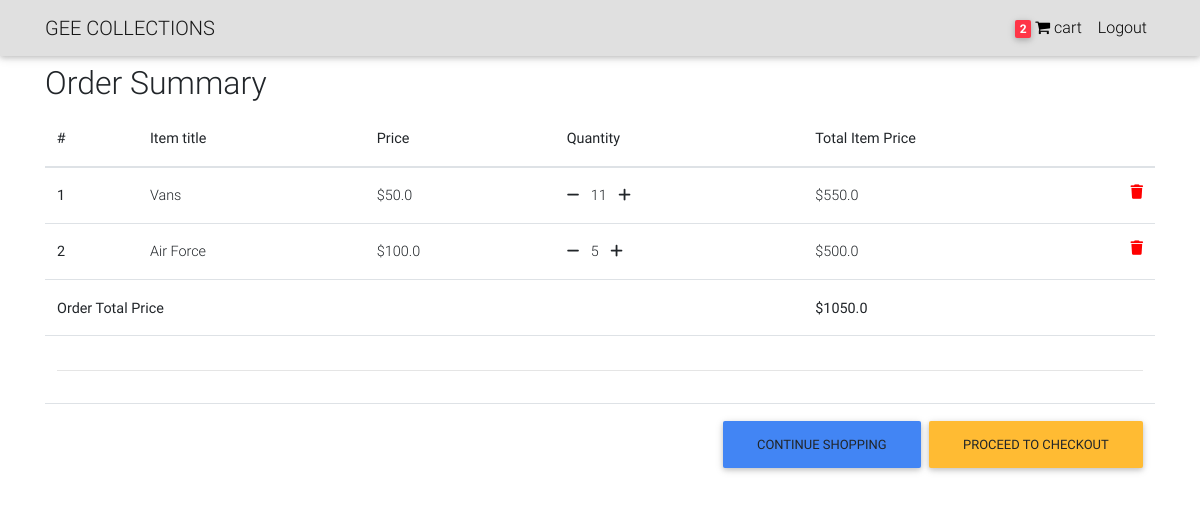
Page /order-summary/ (signed in) on the committed database.
### items/models.py (models this page shows, shortened)
class Order(models.Model):
     user = models.ForeignKey(User,on_delete=models.CASCADE)
     ref_code = models.CharField(max_length=20,blank=True,null=True)
     items = models.ManyToManyField(OrderItem)
     start_date = models.DateTimeField(auto_now_add=True)
     ordered_date = models.DateTimeField()
     ordered = models.BooleanField(default=False)
     shipping_address = models.ForeignKey('Address',related_name='shipping_address', on_delete=models.SET_NULL,blank=True,null=True)
     billing_address = models.ForeignKey('Address',related_name='billing_address', on_delete=models.SET_NULL,blank=True,null=True)
     payment = models.ForeignKey('Payment',on_delete=models.SET_NULL,blank=True,null=True)
     coupon = models.ForeignKey('Coupon',on_delete=models.SET_NULL,blank=True,null=True)
     being_delivered = models.BooleanField(default=False)
     received = models.BooleanField(default=False)
     refund_requested = models.BooleanField(default=False)
     refund_granted=models.BooleanField(default=False)
     def get_total(self):
         total = 0
         for order_item in self.items.all():
             total  += order_item.get_final_price()
         return total

class OrderItem(models.Model):
    user= models.ForeignKey(User, on_delete=models.CASCADE)
    ordered = models.BooleanField(default=False)
    item= models.ForeignKey(Item, on_delete=models.CASCADE)
    quantity=models.IntegerField(default=1)
    def get_total_item_price(self):
        return self.quantity * self.item.price
    def get_total_discount_price(self):
        return self.quantity * self.item.discount_price
    def get_final_price(self):
        if self.item.discount_price:
            return self.get_total_discount_price()
        return self.get_total_item_price()

class Item(models.Model):
    title=models.CharField(max_length=100)
    price=models.FloatField()
    discount_price=models.FloatField(blank=True,null=True)
    category=models.CharField(choices=CATEGORY_CHOICES,max_length=2)
    label = models.CharField(choices=LABEL_CHOICES,max_length=1)
    slug=models.SlugField(default='',unique=True)
    description=models.TextField()
    image = models.ImageField()

### items/views.py (the view)
# urls.py: path('order-summary/', OrderSummaryView.as_view(),name="order-summary"),
class OrderSummaryView(LoginRequiredMixin,View):
	def get(self,*args,**kwargs):
		try:
			order = Order.objects.get(user=self.request.user, ordered=False)
			context = {
				'object':order
			}
			return render(self.request,'items/order_summary.html',context)
		except ObjectDoesNotExist:
			messages.warning(self.request, "You do not have an active order")
			return redirect("/")

### items/templatetags/cart_template_tags.py (called while the page is built)
@register.filter
def cart_item_count(user):
	if user.is_authenticated:
		qs = Order.objects.filter(user=user, ordered=False)
		if qs.exists():
			return qs[0].items.count()
	return 0

### items/templates/items/order_summary.html (shortened to what this page needs)
{% extends 'items/base.html'%}
{%block content%}
<main>
	<div class="container">
		<div class="table-responsive text-nowrap">
			<h2>Order Summary</h2>
			<table class="table">
				<thead>
					<tr>
						<th scope="col">#</th>
						<th scope="col">Item title</th>
						<th scope="col">Price</th>
						<th scope="col">Quantity</th>
						<th scope="col">Total Item Price</th>
					</tr>
				</thead>
				<tbody>
					{% for order_item in object.items.all %}
					<tr>
						<th scope="row">{{ forloop.counter }}</th>
						<td>{{ order_item.item.title }}</td>
						{% if order_item.item.discount_price %}
						<td>${{ order_item.item.discount_price }}</td>
						{% else %}
						<td>${{ order_item.item.price }}</td>
						{% endif %}
						<td>
							<a href="{% url 'remove-one-from-cart' order_item.item.slug %}"><i class="fas fa-minus mr-2"></i></a>
							{{ order_item.quantity }}
							<a href="{% url 'add-to-cart' order_item.item.slug %}"><i class="fas fa-plus ml-2"></i></a>
						</td>
						<td>
						{% if order_item.item.discount_price %}
						${{ order_item.get_total_discount_price }}
						{% else %}
						${{ order_item.get_total_item_price }}
						{% endif %}
						<a href="{% url 'remove-from-cart' order_item.item.slug %}" style="color:red;">
							<i class="fas fa-trash float-right"></i>
						</a>
						</td>
					</tr>
					{%empty%}
					<tr>
						<td colspan="5">Your cart is empty</td>
					</tr>
					{% endfor %}
					{% if object.get_total %}
						<tr>
							<td colspan="4"><b>Order Total Price</b></td>
							<td><b>${{ object.get_total }}</b></td>
						</tr>
					{% endif %}
					<tr>
						<td colspan="5"><hr></td>
					</tr>
					<tr>
						<td colspan="5">
							<a href="{% url 'checkout' %}" class="btn btn-warning float-right ml-2">Proceed to checkout</a>
							<a href="/" class="btn btn-primary float-right">Continue shopping</a>
					</tr>
				</tbody>
			</table>
		</div>
	</div>
</main>
{% endblock %}

### items/templates/items/navbar.html (shortened to what this page needs)
{%load cart_template_tags%}
   <nav class="navbar navbar-expand-lg navbar-light bg-light">
        <div class="container">
            <a href="/" class="navbar-brand">GEE COLLECTIONS</a>
            <div class="collapse navbar-collapse" id="nav">
                <ul class="navbar-nav ml-auto">
                    {% if user.is_authenticated %}
                    <li class="nav-item">
                        <a href="{% url 'order-summary'%}" class="nav-link">
                            <span class="badge badge-danger">{{request.user | cart_item_count}}</span>
                            <i class="fa fa-shopping-cart"></i>
                            <span>cart</span>
                         </a>
                    </li>
                    <li class="nav-item">
                        <a href="{%url 'logout'%}" class="nav-link">Logout</a>
                        </li>
                    {% endif %}
                </ul>
            </div>
        </div>
    </nav>

### items/static/css/style.css (style rules this page uses)
html, body, .view { height: 100%; }

### rows in the picture
OrderItem: item "Vans", item.discount_price "50.0", quantity "11", get_total_discount_price "550.0"
OrderItem: item "Air Force", item.price "100.0", quantity "5", get_total_item_price "500.0"
Order: get_total "1050.0"

### other values in the picture
{{ request.user | cart_item_count }} "2"
